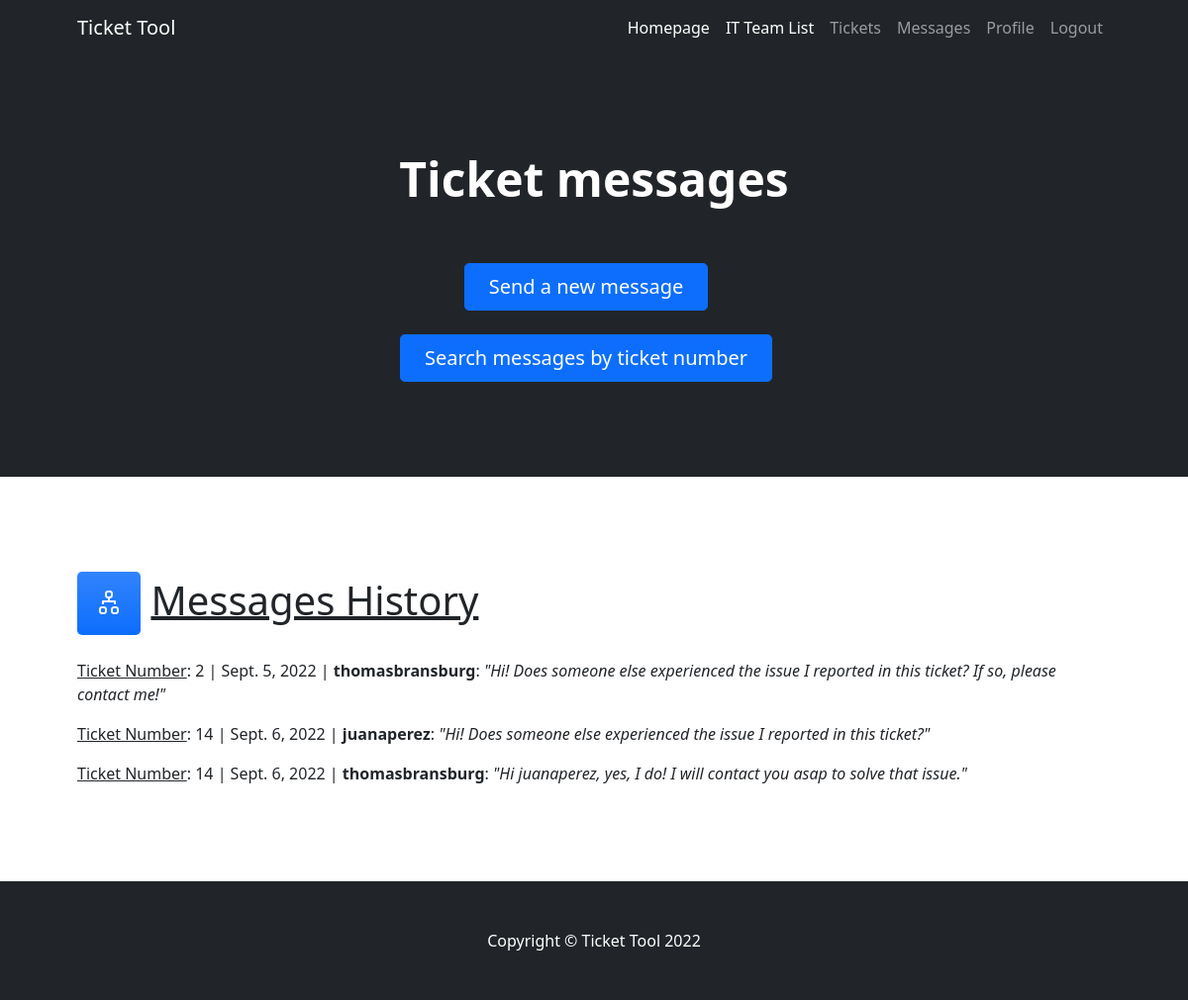
The app's page /AppMessages/messages/it/list/ with its own data.
### AppMessages/models.py (models this page shows)
class Message(models.Model):
    message=models.CharField(max_length=500)
    send_by=models.CharField(max_length=500)
    date_send=models.DateField(blank=True, null=True)
    ticket_number=models.IntegerField(default=1)

### AppMessages/views.py (the view)
# urls.py: path("messages/it/list/",ITMessageListView.as_view(),name="it_message_list"),
class ITMessageListView(ListView):
    model=Message
    template_name = "AppMessages/it_messages_list.html"

### AppMessages/templates/AppMessages/it_messages_list.html (shortened to what this page needs)
{% extends 'AppIT_Team/it_team.html' %}
{% block header %}
<h1 class="display-5 fw-bolder text-white mb-2">Ticket messages</h1>
<br><br>
<a class="btn btn-primary btn-lg px-4 me-sm-3" href="{% url 'it_message_create' %}">Send a new message</a>
<br><br>
<a class="btn btn-primary btn-lg px-4 me-sm-3" href="{% url 'it_message_search' %}">Search messages by ticket number</a>
{% endblock header %}
{% block content %}
<section class="py-5 border-bottom" id="features">
    <div class="container px-5 my-5">
    <h1><div class="feature bg-primary bg-gradient text-white rounded-3 mb-3"><i class="bi-diagram-2"></i></div>     <u>Messages History</u></h1>
            {% for message in object_list %}
                <p><u>Ticket Number</u>: {{message.ticket_number}} | {{message.date_send}} | <b>{{message.send_by}}</b>: <i>"{{message.message}}"</i></p>
            {% endfor %}
    </div>
</section>
{% endblock content %}

### records on screen
Message: ticket_number "2", date_send "Sept. 5, 2022", send_by "thomasbransburg", message "Hi! Does someone else experienced the issue I reported in this ticket? If so, please contact me!"
Message: ticket_number "14", date_send "Sept. 6, 2022", send_by "juanaperez", message "Hi! Does someone else experienced the issue I reported in this ticket?"
Message: ticket_number "14", date_send "Sept. 6, 2022", send_by "thomasbransburg", message "Hi juanaperez, yes, I do! I will contact you asap to solve that issue."
